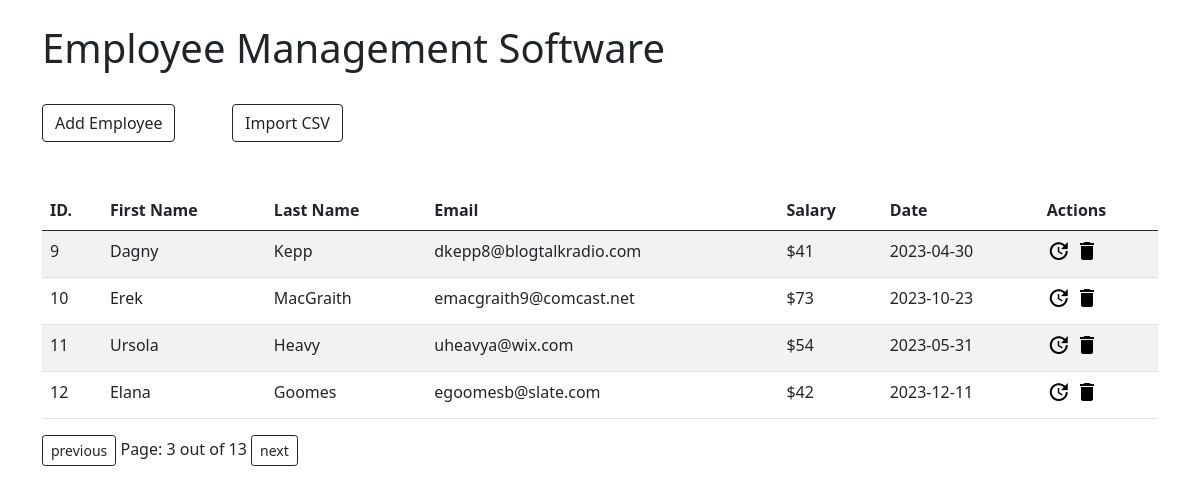
/?page=3, run on the app's committed database.
### app/models.py (models this page shows)
class Employee(models.Model):
    first_name = models.CharField(max_length=100)
    last_name = models.CharField(max_length=100)
    email = models.EmailField()
    salary = models.IntegerField()
    joining_date = models.DateField()

### app/views.py (the view)
# urls.py: 2. Add a URL to urlpatterns:  path('', views.home, name='home')
def home(request):
    emps = Employee.objects.all().order_by('id')
    paginator = Paginator(emps, 4)
    print(paginator)
    page_number = request.GET.get('page')
    print(page_number)
    page_obj = paginator.get_page(page_number)
    print(page_obj)
    total_page = paginator.num_pages
    print(total_page)
    return render(request,'home.html', context={'page_obj':page_obj,'total_page':total_page})

### templates/home.html (shortened to what this page needs)
{% extends 'index.html' %}
{% block content %}
<div class="row">
    <div class="col-lg-8">
        <h1>Employee Management Software</h1>
    </div>
</div>
<div class="row">
    <div class="col-lg-2 mt-4">
        <a href="{% url 'create' %}" class="btn btn-outline-dark">Add Employee</a>
    </div>
    <div class="col-lg-2 mt-4">
        <a href="{% url 'csv' %}" class="btn btn-outline-dark">Import CSV</a>
    </div>
</div>
<div class="row">
</div>
<div class="row">
    <div class="col-12 mt-4 table-responsive">
        <table class="table table-striped">
            <thead>
                <tr>
                    <th scope="col">ID.</th>
                    <th scope="col">First Name</th>
                    <th scope="col">Last Name</th>
                    <th scope="col">Email</th>
                    <th scope="col">Salary</th>
                    <th scope="col">Date</th>
                    <th scope="col">Actions</th>
                </tr>
            </thead>
            <tbody>
                {% for i in page_obj %}
                <tr>
                    <td>{{i.id}}</td>
                    <td>{{i.first_name}}</td>
                    <td>{{i.last_name}}</td>
                    <td>{{i.email}}</td>
                    <td>${{i.salary}}</td>
                    <td>{{i.joining_date | date:'Y-m-d'}}</td>
                    <td>
                        <a href="{% url 'update' i.id %}" style="color: black;"><i class="material-icons">&#xe923;</i></a>
                        <a href="{% url 'delete' i.id %}" style="color: black;"><i class="material-icons">&#xe872;</i></a>
                    </td>
                </tr>
                {% endfor %}
            </tbody>
        </table>
        {% if page_obj.has_previous %}
                <a href="?page={{page_obj.previous_page_number}}" class="btn btn-outline-dark btn-sm">previous</a>
        {% endif %}
        <span>Page: {{page_obj.number}} out of {{total_page}}</span>
        {% if page_obj.has_next %}
                <a href="?page={{page_obj.next_page_number}}" class="btn btn-outline-dark btn-sm">next</a>
        {% endif %}
    </div>
</div>
{% endblock %}

### data on the page
Employee: id "9", first_name "Dagny", last_name "Kepp", email "dkepp8@blogtalkradio.com", salary "41", joining_date "2023-04-30"
Employee: id "10", first_name "Erek", last_name "MacGraith", email "emacgraith9@comcast.net", salary "73", joining_date "2023-10-23"
Employee: id "11", first_name "Ursola", last_name "Heavy", email "uheavya@wix.com", salary "54", joining_date "2023-05-31"
Employee: id "12", first_name "Elana", last_name "Goomes", email "egoomesb@slate.com", salary "42", joining_date "2023-12-11"

### other printed values
{{ page_obj.number }} "3"
{{ total_page }} "13"
